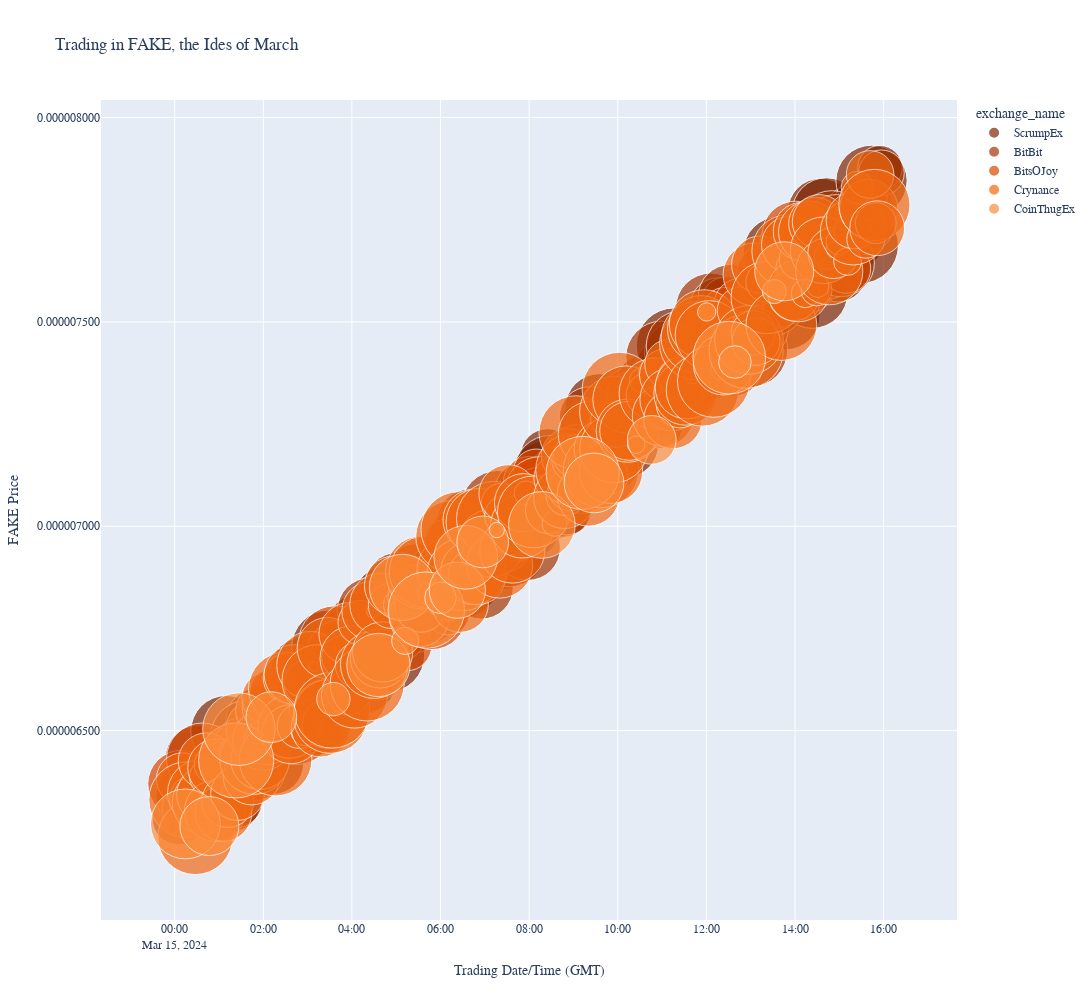

Notebook code cell kept with this figure:
### Code cell
fig6 = px.scatter(
    df, x=df.index, y='price'
    , width=1200, height=1000
    , labels={
        'datetime': "Trading Date/Time (GMT)"
        , 'price': "FAKE Price"
    }
    , title="Trading in FAKE, the Ides of March"
    , color='exchange_name'               
    , size='amount'               
    , size_max=54                  
    , hover_data={'amount': ':,'}           
    , color_discrete_sequence=px.colors.sequential.Oranges_r
#                   , color_discrete_sequence=px.colors.carto.Agsunset
#                   , color_discrete_sequence=px.colors.sequential.Purples_r
#                   , color_discrete_sequence=px.colors.diverging.Spectral
#                   , color_discrete_sequence=px.colors.qualitative.Bold
#                   , color_discrete_sequence=px.colors.cyclical.IceFire_r
                 )

fig6.update_layout(
    yaxis_tickformat = '.9f'
    , font_family="Menlo"
)


fig6.show()
